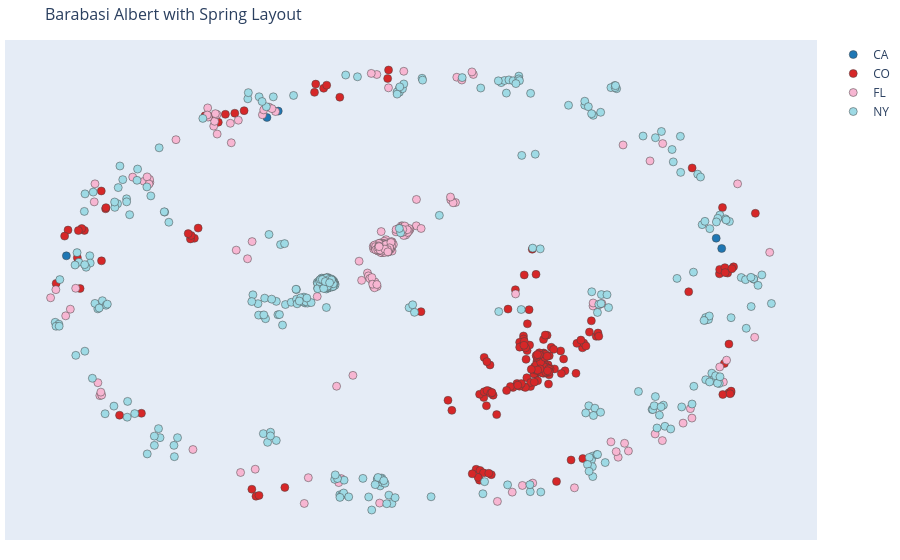

Source (notebook cell):
### Code cell
n_trace_sp, e_trace_sp = create_graph_traces(G_all, 'pos_sp')
#color_nodes_by_state(G_all, n_trace_sp)
create_network_graph_state(G_all,n_trace_sp, e_trace_sp, title='Barabasi Albert with Spring Layout')

### Figure 1 — Plotly figure (JSON) as saved in the notebook; plotly's stock layout.template omitted (floating-point values rounded to 4 significant figures; data arrays with more than 128 entries replaced by an {"elided": "..."} marker saying what was removed)
{"data": [{"hoverinfo": "text", "marker": {"color": "#1f77b4", "line": {"width": 0.5}, "size": 8}, "mode": "markers", "name": "CA", "text": ["<b>GlobalEventID:</b> 298224407<br><b>EventCode:</b> 10.0_10_1<br><b>Title:</b> El Nino Trend Could Explain Climate Change Slowdown", "<b>GlobalEventID:</b> 298142245<br><b>EventCode:</b> 190.0_190_19<br><b>Title:</b> StockExaminer - AI-Powered Stock Chatbot", "<b>GlobalEventID:</b> 298570084<br><b>EventCode:</b> 40.0_40_4<br><b>Title:</b> StockExaminer - AI-Powered Stock Chatbot", "<b>GlobalEventID:</b> 298742226<br><b>EventCode:</b> 190.0_190_19<br><b>Title:</b> Three killed, five wounded in Myrtle Beach shootings", "<b>GlobalEventID:</b> 298643776<br><b>EventCode:</b> 190.0_190_19<br><b>Title:</b> Three killed, five wounded in Myrtle Beach shootings"], "type": "scatter", "x": [-0.9258, -0.3515, -0.3821, 0.8358, 0.8507], "y": [0.1469, 0.8001, 0.7712, 0.2265, 0.1801]}, {"hoverinfo": "text", "marker": {"color": "#d62728", "line": {"width": 0.5}, "size": 8}, "mode": "markers", "name": "CO", "text": {"elided": "195 str values"}, "type": "scatter", "x": {"elided": "195 float values"}, "y": {"elided": "195 float values"}}, {"hoverinfo": "text", "marker": {"color": "#f7b6d2", "line": {"width": 0.5}, "size": 8}, "mode": "markers", "name": "FL", "text": {"elided": "314 str values"}, "type": "scatter", "x": {"elided": "314 float values"}, "y": {"elided": "314 float values"}}, {"hoverinfo": "text", "marker": {"color": "#9edae5", "line": {"width": 0.5}, "size": 8}, "mode": "markers", "name": "NY", "text": {"elided": "391 str values"}, "type": "scatter", "x": {"elided": "391 float values"}, "y": {"elided": "391 float values"}}], "layout": {"annotations": [{"showarrow": false, "text": "", "x": 0.005, "xref": "paper", "y": -0.002, "yref": "paper"}], "hovermode": "closest", "margin": {"b": 20, "l": 5, "r": 5, "t": 40}, "showlegend": true, "title": {"font": {"size": 16}, "text": "Barabasi Albert with Spring Layout"}, "xaxis": {"showgrid": false, "showticklabels": false, "zeroline": false}, "yaxis": {"showgrid": false, "showticklabels": false, "zeroline": false}}}
